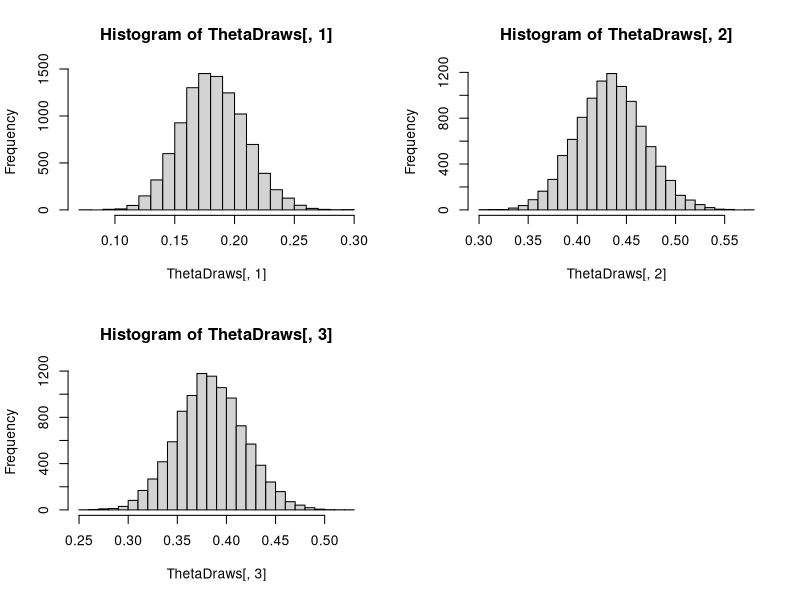

R code for this plot:
#################################################################################################
#################  Example of conjugate prior inference of the multinomial model ################ 
#################################################################################################
 

###########   Setting up data and prior  #################
y=c(36,87,77) # Data
alpha=c(1,1,1) # Dirichlet prior hyperparameters
NIter=10000 # Number of posterior draws

###########   Initializing storage matrices and performing posterior sampling from Dirichlet  #################
ThetaDraws=matrix(0,NIter,3) # Matrix where the posterior draws are stored
ThetaDraws[,1]=rgamma(NIter,y[1]+alpha[1],1); # Generating (intermediate) independent Gamma-draws
ThetaDraws[,2]=rgamma(NIter,y[2]+alpha[2],1);
ThetaDraws[,3]=rgamma(NIter,y[3]+alpha[3],1);
for (i in 1:NIter)
{
ThetaDraws[i,]=ThetaDraws[i,]/sum(ThetaDraws[i,]) # Diving every column of ThetaDraws by the sum of the elements in that column. Gives Dirichlet draws.
}


################ Computing Summary statistics from the posterior sample ###################
mean(ThetaDraws[,1])
mean(ThetaDraws[,2])
mean(ThetaDraws[,3])

sqrt(var(ThetaDraws[,1]))
sqrt(var(ThetaDraws[,2]))
sqrt(var(ThetaDraws[,3]))

sum(ThetaDraws[,2]>ThetaDraws[,3])/NIter # p(theta2>theta3|Data)

# Plots histograms of the posterior draws
plot.new() # Opens a new graphical window
par(mfrow=c(2,2)) # Splits the graphical window in four parts (2-by-2 structure)
hist(ThetaDraws[,1],25) # Plots the histogram of theta[,1] in the upper left subgraph
hist(ThetaDraws[,2],25)
hist(ThetaDraws[,3],25)

